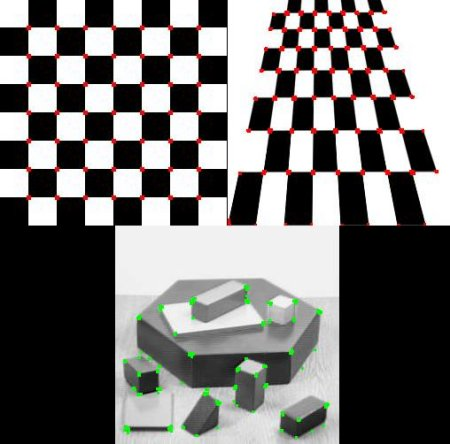
#> input picture 07-opencv-lab/resources/harris_result.jpg, 450 x 444 px
$ python example04-corners.py
#> lines starting #> are read from the running program, lines starting #| are printed output that depends on the picture
from __future__ import print_function
import cv2 as cv
import numpy as np

image_file="resources/harris_result.jpg"
source_window = 'Source image'
corners_window = 'Corners detected'
max_thresh = 255

def cornerHarris_demo(val):
    thresh = val
    # Detector parameters
    blockSize = 2
    apertureSize = 3
    k = 0.04
    # Detecting corners
    dst = cv.cornerHarris(src_gray, blockSize, apertureSize, k)
    # Normalizing
    dst_norm = np.empty(dst.shape, dtype=np.float32)
    cv.normalize(dst, dst_norm, alpha=0, beta=255, norm_type=cv.NORM_MINMAX)
    dst_norm_scaled = cv.convertScaleAbs(dst_norm)

    dst_norm_scaled_bgr = cv.cvtColor(dst_norm_scaled, cv.COLOR_GRAY2BGR)

    # Drawing a circle around corners
    for i in range(dst_norm.shape[0]):
        for j in range(dst_norm.shape[1]):
            if int(dst_norm[i,j]) > thresh:
                cv.circle(dst_norm_scaled_bgr, (j,i), 5, (0,0,255), 2)
    # Showing the result
    cv.namedWindow(corners_window)
    cv.imshow(corners_window, dst_norm_scaled_bgr)

if __name__ == '__main__':
    src = cv.imread(cv.samples.findFile(image_file))
#> src is the input picture: shape (444, 450, 3); mean B, G, R 114.9, 116, 117.4
    src_gray = cv.cvtColor(src, cv.COLOR_BGR2GRAY)
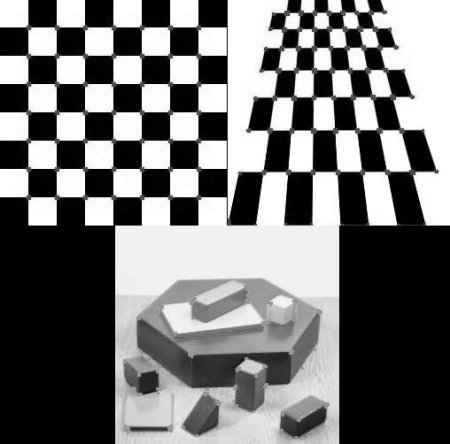
#> src_gray: shape (444, 450); min 0, max 255, mean 116.3

    # Create a window and a trackbar
    cv.namedWindow(source_window)
    thresh = 200 # initial threshold
    cv.createTrackbar('Threshold: ', source_window, thresh, max_thresh, cornerHarris_demo)
    cv.imshow(source_window, src)
    cornerHarris_demo(thresh)
#> in cornerHarris_demo, `dst = cv.cornerHarris(src_gray, blockSize, apertureSize, k)`:
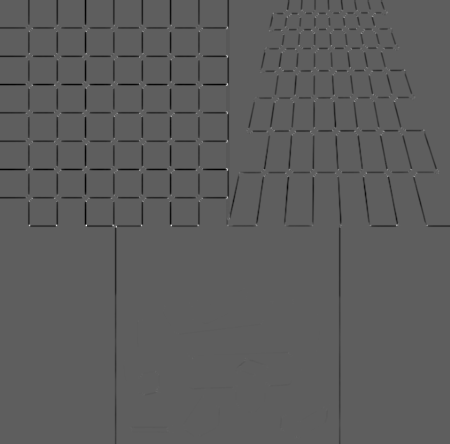
#> dst: shape (444, 450) float32; min -0.0356, max 0.0602, mean -0.000736; drawn with min black and max white
#> after the loop in cornerHarris_demo, `for i in range(dst_norm.shape[0]):`:
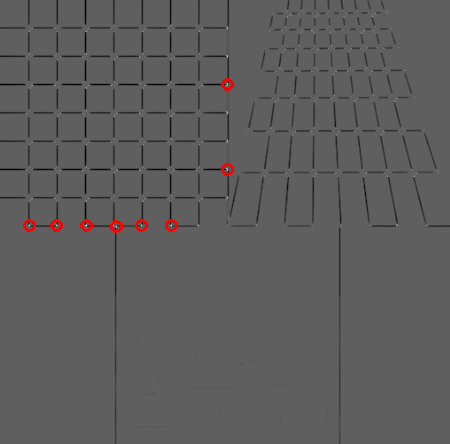
#> dst_norm_scaled_bgr: shape (444, 450, 3); mean B, G, R 92.7, 92.7, 93.6
    cv.waitKey(60000)
    cv.destroyAllWindows()
